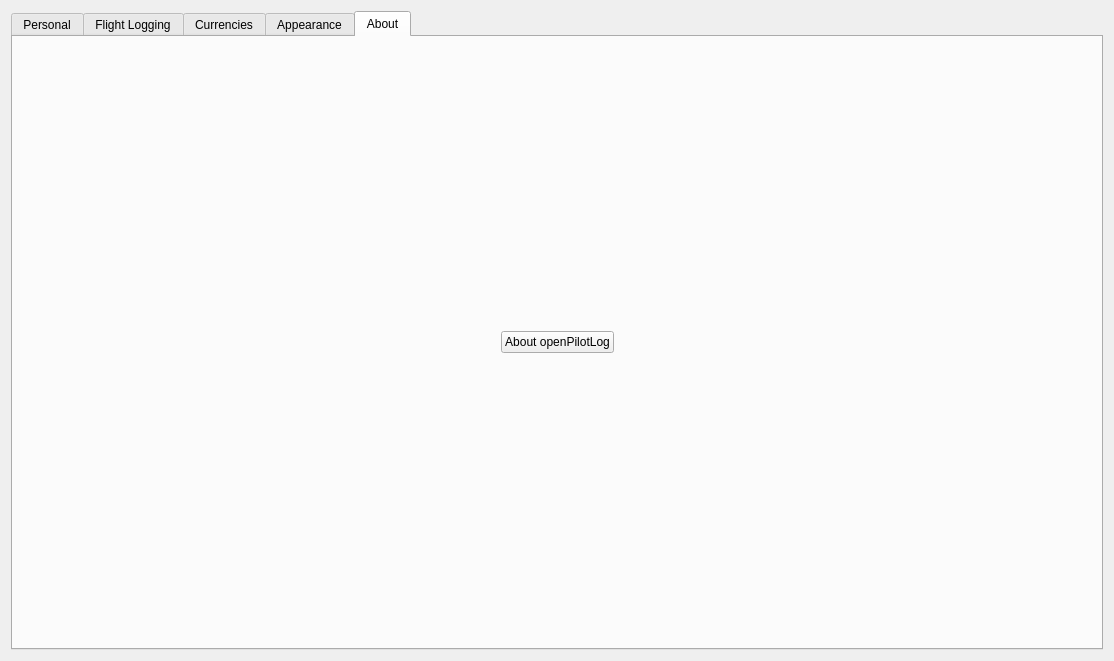
<?xml version="1.0" encoding="UTF-8"?>
<ui version="4.0">
 <class>SettingsWidget</class>
 <widget class="QWidget" name="SettingsWidget">
  <property name="geometry">
   <rect>
    <x>0</x>
    <y>0</y>
    <width>1114</width>
    <height>661</height>
   </rect>
  </property>
  <property name="windowTitle">
   <string>Form</string>
  </property>
  <layout class="QGridLayout" name="gridLayout_2">
   <item row="0" column="0">
    <widget class="QTabWidget" name="tabWidget">
     <property name="currentIndex">
      <number>4</number>
     </property>
     <widget class="QWidget" name="personalTab">
      <attribute name="title">
       <string>Personal</string>
      </attribute>
      <layout class="QGridLayout" name="gridLayout">
       <item row="0" column="1">
        <widget class="QLabel" name="lastNameLabel">
         <property name="text">
          <string>Last Name</string>
         </property>
        </widget>
       </item>
       <item row="0" column="2">
        <widget class="QLineEdit" name="lastnameLineEdit">
         <property name="maxLength">
          <number>40</number>
         </property>
         <property name="placeholderText">
          <string>required</string>
         </property>
        </widget>
       </item>
       <item row="1" column="1">
        <widget class="QLabel" name="firstNameLabel">
         <property name="text">
          <string>First Name</string>
         </property>
        </widget>
       </item>
       <item row="1" column="2">
        <widget class="QLineEdit" name="firstnameLineEdit">
         <property name="maxLength">
          <number>40</number>
         </property>
         <property name="placeholderText">
          <string>required</string>
         </property>
        </widget>
       </item>
       <item row="2" column="1">
        <widget class="QLabel" name="companyLabel">
         <property name="text">
          <string>Company</string>
         </property>
        </widget>
       </item>
       <item row="2" column="2">
        <widget class="QLineEdit" name="companyLineEdit">
         <property name="focusPolicy">
          <enum>Qt::StrongFocus</enum>
         </property>
         <property name="text">
          <string/>
         </property>
         <property name="maxLength">
          <number>40</number>
         </property>
         <property name="placeholderText">
          <string>optional</string>
         </property>
        </widget>
       </item>
       <item row="3" column="1">
        <widget class="QLabel" name="employeeLabel">
         <property name="text">
          <string>Employee ID</string>
         </property>
        </widget>
       </item>
       <item row="3" column="2">
        <widget class="QLineEdit" name="employeeidLineEdit">
         <property name="focusPolicy">
          <enum>Qt::StrongFocus</enum>
         </property>
         <property name="text">
          <string/>
         </property>
         <property name="maxLength">
          <number>40</number>
         </property>
         <property name="placeholderText">
          <string>optional</string>
         </property>
        </widget>
       </item>
       <item row="4" column="1">
        <widget class="QLabel" name="emailLabel">
         <property name="text">
          <string>eMail</string>
         </property>
        </widget>
       </item>
       <item row="4" column="2">
        <widget class="QLineEdit" name="emailLineEdit">
         <property name="maxLength">
          <number>40</number>
         </property>
         <property name="placeholderText">
          <string>optional</string>
         </property>
        </widget>
       </item>
       <item row="5" column="0">
        <spacer name="horizontalSpacer_5">
         <property name="orientation">
          <enum>Qt::Horizontal</enum>
         </property>
         <property name="sizeHint" stdset="0">
          <size>
           <width>191</width>
           <height>20</height>
          </size>
         </property>
        </spacer>
       </item>
       <item row="5" column="1">
        <widget class="QLabel" name="phoneLabel">
         <property name="text">
          <string>Phone</string>
         </property>
        </widget>
       </item>
       <item row="5" column="2">
        <widget class="QLineEdit" name="phoneLineEdit">
         <property name="maxLength">
          <number>40</number>
         </property>
         <property name="placeholderText">
          <string>optional</string>
         </property>
        </widget>
       </item>
       <item row="5" column="3">
        <spacer name="horizontalSpacer_6">
         <property name="orientation">
          <enum>Qt::Horizontal</enum>
         </property>
         <property name="sizeHint" stdset="0">
          <size>
           <width>191</width>
           <height>20</height>
          </size>
         </property>
        </spacer>
       </item>
      </layout>
     </widget>
     <widget class="QWidget" name="flightLoggingTab">
      <attribute name="title">
       <string>Flight Logging</string>
      </attribute>
      <layout class="QGridLayout" name="gridLayout_5">
       <item row="0" column="1">
        <widget class="QLabel" name="functionLabel">
         <property name="toolTip">
          <string>&lt;html&gt;&lt;head/&gt;&lt;body&gt;&lt;p&gt;Default function for auto-logging&lt;/p&gt;&lt;/body&gt;&lt;/html&gt;</string>
         </property>
         <property name="text">
          <string>Function</string>
         </property>
        </widget>
       </item>
       <item row="0" column="2">
        <widget class="QComboBox" name="functionComboBox"/>
       </item>
       <item row="1" column="1">
        <widget class="QLabel" name="rulesLabel">
         <property name="toolTip">
          <string>&lt;html&gt;&lt;head/&gt;&lt;body&gt;&lt;p&gt;Default Flight Rules for auto-logging&lt;/p&gt;&lt;/body&gt;&lt;/html&gt;</string>
         </property>
         <property name="text">
          <string>Flight Rules</string>
         </property>
        </widget>
       </item>
       <item row="1" column="2">
        <widget class="QComboBox" name="rulesComboBox">
         <item>
          <property name="text">
           <string>VFR</string>
          </property>
         </item>
         <item>
          <property name="text">
           <string>IFR</string>
          </property>
         </item>
        </widget>
       </item>
       <item row="2" column="0">
        <spacer name="horizontalSpacer_3">
         <property name="orientation">
          <enum>Qt::Horizontal</enum>
         </property>
         <property name="sizeHint" stdset="0">
          <size>
           <width>176</width>
           <height>20</height>
          </size>
         </property>
        </spacer>
       </item>
       <item row="2" column="1">
        <widget class="QLabel" name="approachLabel">
         <property name="toolTip">
          <string>&lt;html&gt;&lt;head/&gt;&lt;body&gt;&lt;p&gt;The default approach for auto-logging&lt;/p&gt;&lt;/body&gt;&lt;/html&gt;</string>
         </property>
         <property name="text">
          <string>Approach</string>
         </property>
        </widget>
       </item>
       <item row="2" column="2">
        <widget class="QComboBox" name="approachComboBox"/>
       </item>
       <item row="2" column="3">
        <spacer name="horizontalSpacer_4">
         <property name="orientation">
          <enum>Qt::Horizontal</enum>
         </property>
         <property name="sizeHint" stdset="0">
          <size>
           <width>175</width>
           <height>20</height>
          </size>
         </property>
        </spacer>
       </item>
       <item row="3" column="1">
        <widget class="QLabel" name="nightLabel">
         <property name="toolTip">
          <string>&lt;html&gt;&lt;head/&gt;&lt;body&gt;&lt;p&gt;Determines how (if) night time is automatically calculated. &lt;/p&gt;&lt;/body&gt;&lt;/html&gt;</string>
         </property>
         <property name="whatsThis">
          <string>&lt;html&gt;&lt;head/&gt;&lt;body&gt;&lt;p&gt;&lt;br/&gt;&lt;/p&gt;&lt;/body&gt;&lt;/html&gt;</string>
         </property>
         <property name="text">
          <string>Night Time</string>
         </property>
        </widget>
       </item>
       <item row="3" column="2">
        <widget class="QComboBox" name="nightComboBox">
         <property name="toolTip">
          <string>&lt;html&gt;&lt;head/&gt;&lt;body&gt;&lt;p&gt;EASA: End of civil evening twilight until beginning of civil morning twilight&lt;/p&gt;&lt;p&gt;SR/SS: From sunrise to sunset.&lt;/p&gt;&lt;/body&gt;&lt;/html&gt;</string>
         </property>
         <property name="whatsThis">
          <string>&lt;html&gt;&lt;head/&gt;&lt;body&gt;&lt;p&gt;EASA: End of civil evening twilight until beginning of civil morning twilight&lt;/p&gt;&lt;p&gt;SR/SS: From sunrise to sunset.&lt;/p&gt;&lt;/body&gt;&lt;/html&gt;</string>
         </property>
         <item>
          <property name="text">
           <string>NO</string>
          </property>
         </item>
         <item>
          <property name="text">
           <string>YES (EASA)</string>
          </property>
         </item>
         <item>
          <property name="text">
           <string>YES (SR/SS)</string>
          </property>
         </item>
        </widget>
       </item>
       <item row="4" column="1">
        <widget class="QLabel" name="prefixLabel">
         <property name="toolTip">
          <string>&lt;html&gt;&lt;head/&gt;&lt;body&gt;&lt;p&gt;Enter you airline Prefix to speed up logging of flight numbers&lt;/p&gt;&lt;/body&gt;&lt;/html&gt;</string>
         </property>
         <property name="text">
          <string>Airline Prefix</string>
         </property>
        </widget>
       </item>
       <item row="4" column="2">
        <widget class="QLineEdit" name="prefixLineEdit">
         <property name="maxLength">
          <number>10</number>
         </property>
         <property name="placeholderText">
          <string>optional</string>
         </property>
        </widget>
       </item>
      </layout>
     </widget>
     <widget class="QWidget" name="currenciesTab">
      <attribute name="title">
       <string>Currencies</string>
      </attribute>
      <layout class="QGridLayout" name="gridLayout_6">
       <item row="3" column="3">
        <widget class="QCheckBox" name="currToLdgCheckBox">
         <property name="minimumSize">
          <size>
           <width>140</width>
           <height>0</height>
          </size>
         </property>
         <property name="layoutDirection">
          <enum>Qt::LeftToRight</enum>
         </property>
         <property name="text">
          <string/>
         </property>
        </widget>
       </item>
       <item row="8" column="0">
        <widget class="QLineEdit" name="currCustom1LineEdit">
         <property name="minimumSize">
          <size>
           <width>280</width>
           <height>0</height>
          </size>
         </property>
         <property name="text">
          <string/>
         </property>
         <property name="placeholderText">
          <string>custom currency</string>
         </property>
        </widget>
       </item>
       <item row="5" column="3">
        <widget class="QCheckBox" name="currTrCheckBox">
         <property name="minimumSize">
          <size>
           <width>140</width>
           <height>0</height>
          </size>
         </property>
         <property name="layoutDirection">
          <enum>Qt::LeftToRight</enum>
         </property>
         <property name="text">
          <string/>
         </property>
        </widget>
       </item>
       <item row="3" column="0">
        <widget class="QLabel" name="currToLdgLabel">
         <property name="minimumSize">
          <size>
           <width>280</width>
           <height>0</height>
          </size>
         </property>
         <property name="text">
          <string>Take-off / Landing (days)</string>
         </property>
        </widget>
       </item>
       <item row="1" column="1">
        <spacer name="verticalSpacer">
         <property name="orientation">
          <enum>Qt::Vertical</enum>
         </property>
         <property name="sizeHint" stdset="0">
          <size>
           <width>20</width>
           <height>168</height>
          </size>
         </property>
        </spacer>
       </item>
       <item row="4" column="2">
        <widget class="QDateEdit" name="currLicDateEdit">
         <property name="minimumSize">
          <size>
           <width>140</width>
           <height>0</height>
          </size>
         </property>
         <property name="currentSection">
          <enum>QDateTimeEdit::MonthSection</enum>
         </property>
         <property name="displayFormat">
          <string>MM/dd/yyyy</string>
         </property>
         <property name="calendarPopup">
          <bool>true</bool>
         </property>
         <property name="timeSpec">
          <enum>Qt::UTC</enum>
         </property>
         <property name="date">
          <date>
           <year>2020</year>
           <month>1</month>
           <day>1</day>
          </date>
         </property>
        </widget>
       </item>
       <item row="5" column="2">
        <widget class="QDateEdit" name="currTrDateEdit">
         <property name="minimumSize">
          <size>
           <width>140</width>
           <height>0</height>
          </size>
         </property>
         <property name="currentSection">
          <enum>QDateTimeEdit::MonthSection</enum>
         </property>
         <property name="displayFormat">
          <string>MM/dd/yyyy</string>
         </property>
         <property name="calendarPopup">
          <bool>true</bool>
         </property>
         <property name="timeSpec">
          <enum>Qt::UTC</enum>
         </property>
         <property name="date">
          <date>
           <year>2020</year>
           <month>1</month>
           <day>1</day>
          </date>
         </property>
        </widget>
       </item>
       <item row="9" column="3">
        <widget class="QCheckBox" name="currCustom2CheckBox">
         <property name="minimumSize">
          <size>
           <width>140</width>
           <height>0</height>
          </size>
         </property>
         <property name="layoutDirection">
          <enum>Qt::LeftToRight</enum>
         </property>
         <property name="text">
          <string/>
         </property>
        </widget>
       </item>
       <item row="7" column="2">
        <widget class="QDateEdit" name="currMedDateEdit">
         <property name="minimumSize">
          <size>
           <width>140</width>
           <height>0</height>
          </size>
         </property>
         <property name="currentSection">
          <enum>QDateTimeEdit::MonthSection</enum>
         </property>
         <property name="displayFormat">
          <string>MM/dd/yyyy</string>
         </property>
         <property name="calendarPopup">
          <bool>true</bool>
         </property>
         <property name="timeSpec">
          <enum>Qt::UTC</enum>
         </property>
         <property name="date">
          <date>
           <year>2020</year>
           <month>1</month>
           <day>1</day>
          </date>
         </property>
        </widget>
       </item>
       <item row="3" column="2">
        <widget class="QSpinBox" name="currToLdgSpinBox">
         <property name="toolTip">
          <string>&lt;html&gt;&lt;head/&gt;&lt;body&gt;&lt;p&gt;Number of days for TO/LDG currency. Default 90&lt;/p&gt;&lt;/body&gt;&lt;/html&gt;</string>
         </property>
         <property name="value">
          <number>90</number>
         </property>
        </widget>
       </item>
       <item row="7" column="0">
        <widget class="QLabel" name="currMedLabel">
         <property name="minimumSize">
          <size>
           <width>280</width>
           <height>0</height>
          </size>
         </property>
         <property name="text">
          <string>Medical</string>
         </property>
        </widget>
       </item>
       <item row="8" column="3">
        <widget class="QCheckBox" name="currCustom1CheckBox">
         <property name="minimumSize">
          <size>
           <width>140</width>
           <height>0</height>
          </size>
         </property>
         <property name="layoutDirection">
          <enum>Qt::LeftToRight</enum>
         </property>
         <property name="text">
          <string/>
         </property>
        </widget>
       </item>
       <item row="9" column="0">
        <widget class="QLineEdit" name="currCustom2LineEdit">
         <property name="minimumSize">
          <size>
           <width>280</width>
           <height>0</height>
          </size>
         </property>
         <property name="placeholderText">
          <string>custom currency</string>
         </property>
        </widget>
       </item>
       <item row="6" column="2">
        <widget class="QDateEdit" name="currLckDateEdit">
         <property name="minimumSize">
          <size>
           <width>140</width>
           <height>0</height>
          </size>
         </property>
         <property name="currentSection">
          <enum>QDateTimeEdit::MonthSection</enum>
         </property>
         <property name="displayFormat">
          <string>MM/dd/yyyy</string>
         </property>
         <property name="calendarPopup">
          <bool>true</bool>
         </property>
         <property name="timeSpec">
          <enum>Qt::UTC</enum>
         </property>
         <property name="date">
          <date>
           <year>2020</year>
           <month>1</month>
           <day>1</day>
          </date>
         </property>
        </widget>
       </item>
       <item row="6" column="0">
        <widget class="QLabel" name="currLckLabel">
         <property name="minimumSize">
          <size>
           <width>280</width>
           <height>0</height>
          </size>
         </property>
         <property name="text">
          <string>Line Check</string>
         </property>
        </widget>
       </item>
       <item row="5" column="0">
        <widget class="QLabel" name="currTrLabel">
         <property name="minimumSize">
          <size>
           <width>280</width>
           <height>0</height>
          </size>
         </property>
         <property name="text">
          <string>Type Rating</string>
         </property>
        </widget>
       </item>
       <item row="4" column="0">
        <widget class="QLabel" name="currLicLabel">
         <property name="minimumSize">
          <size>
           <width>280</width>
           <height>0</height>
          </size>
         </property>
         <property name="text">
          <string>Licence</string>
         </property>
        </widget>
       </item>
       <item row="6" column="3">
        <widget class="QCheckBox" name="currLckCheckBox">
         <property name="minimumSize">
          <size>
           <width>140</width>
           <height>0</height>
          </size>
         </property>
         <property name="layoutDirection">
          <enum>Qt::LeftToRight</enum>
         </property>
         <property name="text">
          <string/>
         </property>
        </widget>
       </item>
       <item row="10" column="1">
        <spacer name="verticalSpacer_2">
         <property name="orientation">
          <enum>Qt::Vertical</enum>
         </property>
         <property name="sizeHint" stdset="0">
          <size>
           <width>20</width>
           <height>167</height>
          </size>
         </property>
        </spacer>
       </item>
       <item row="9" column="2">
        <widget class="QDateEdit" name="currCustom2DateEdit">
         <property name="minimumSize">
          <size>
           <width>140</width>
           <height>0</height>
          </size>
         </property>
         <property name="currentSection">
          <enum>QDateTimeEdit::MonthSection</enum>
         </property>
         <property name="displayFormat">
          <string>MM/dd/yyyy</string>
         </property>
         <property name="calendarPopup">
          <bool>true</bool>
         </property>
         <property name="timeSpec">
          <enum>Qt::UTC</enum>
         </property>
         <property name="date">
          <date>
           <year>2020</year>
           <month>1</month>
           <day>1</day>
          </date>
         </property>
        </widget>
       </item>
       <item row="4" column="3">
        <widget class="QCheckBox" name="currLicCheckBox">
         <property name="minimumSize">
          <size>
           <width>140</width>
           <height>0</height>
          </size>
         </property>
         <property name="layoutDirection">
          <enum>Qt::LeftToRight</enum>
         </property>
         <property name="text">
          <string/>
         </property>
        </widget>
       </item>
       <item row="8" column="2">
        <widget class="QDateEdit" name="currCustom1DateEdit">
         <property name="minimumSize">
          <size>
           <width>140</width>
           <height>0</height>
          </size>
         </property>
         <property name="currentSection">
          <enum>QDateTimeEdit::MonthSection</enum>
         </property>
         <property name="displayFormat">
          <string>MM/dd/yyyy</string>
         </property>
         <property name="calendarPopup">
          <bool>true</bool>
         </property>
         <property name="timeSpec">
          <enum>Qt::UTC</enum>
         </property>
         <property name="date">
          <date>
           <year>2020</year>
           <month>1</month>
           <day>1</day>
          </date>
         </property>
        </widget>
       </item>
       <item row="7" column="3">
        <widget class="QCheckBox" name="currMedCheckBox">
         <property name="minimumSize">
          <size>
           <width>140</width>
           <height>0</height>
          </size>
         </property>
         <property name="layoutDirection">
          <enum>Qt::LeftToRight</enum>
         </property>
         <property name="text">
          <string/>
         </property>
        </widget>
       </item>
       <item row="2" column="3">
        <widget class="QLabel" name="headerShowLabel">
         <property name="minimumSize">
          <size>
           <width>140</width>
           <height>0</height>
          </size>
         </property>
         <property name="text">
          <string>Show on Home Page</string>
         </property>
         <property name="alignment">
          <set>Qt::AlignBottom|Qt::AlignLeading|Qt::AlignLeft</set>
         </property>
        </widget>
       </item>
      </layout>
     </widget>
     <widget class="QWidget" name="appearanceTab">
      <attribute name="title">
       <string>Appearance</string>
      </attribute>
      <layout class="QGridLayout" name="gridLayout_4">
       <item row="0" column="0">
        <widget class="QLabel" name="styleLabel">
         <property name="sizePolicy">
          <sizepolicy hsizetype="Minimum" vsizetype="Minimum">
           <horstretch>0</horstretch>
           <verstretch>0</verstretch>
          </sizepolicy>
         </property>
         <property name="text">
          <string>Style</string>
         </property>
        </widget>
       </item>
       <item row="0" column="1">
        <widget class="QPushButton" name="resetStylePushButton">
         <property name="text">
          <string>Reset to Default</string>
         </property>
        </widget>
       </item>
       <item row="0" column="2">
        <widget class="QComboBox" name="styleComboBox"/>
       </item>
       <item row="1" column="0">
        <widget class="QLabel" name="fontLabel">
         <property name="text">
          <string>Font</string>
         </property>
        </widget>
       </item>
       <item row="1" column="1">
        <widget class="QCheckBox" name="fontCheckBox">
         <property name="text">
          <string>Use System Font</string>
         </property>
         <property name="checked">
          <bool>true</bool>
         </property>
        </widget>
       </item>
       <item row="1" column="2">
        <widget class="QFontComboBox" name="fontComboBox">
         <property name="enabled">
          <bool>false</bool>
         </property>
        </widget>
       </item>
       <item row="1" column="3">
        <widget class="QSpinBox" name="fontSpinBox">
         <property name="enabled">
          <bool>false</bool>
         </property>
         <property name="maximumSize">
          <size>
           <width>80</width>
           <height>16777215</height>
          </size>
         </property>
         <property name="minimum">
          <number>8</number>
         </property>
         <property name="maximum">
          <number>18</number>
         </property>
         <property name="value">
          <number>10</number>
         </property>
        </widget>
       </item>
       <item row="2" column="0">
        <widget class="QLabel" name="pilotSortLabel">
         <property name="sizePolicy">
          <sizepolicy hsizetype="Minimum" vsizetype="Minimum">
           <horstretch>0</horstretch>
           <verstretch>0</verstretch>
          </sizepolicy>
         </property>
         <property name="toolTip">
          <string>&lt;html&gt;&lt;head/&gt;&lt;body&gt;&lt;p&gt;Determines by which column to sort the display of Pilots in the Pilots Tab.&lt;/p&gt;&lt;/body&gt;&lt;/html&gt;</string>
         </property>
         <property name="whatsThis">
          <string>&lt;html&gt;&lt;head/&gt;&lt;body&gt;&lt;p&gt;Determines by which column to sort the display of Pilots in the Pilots Tab.&lt;/p&gt;&lt;/body&gt;&lt;/html&gt;</string>
         </property>
         <property name="text">
          <string>Sort Pilots by</string>
         </property>
        </widget>
       </item>
       <item row="2" column="2">
        <widget class="QComboBox" name="pilotSortComboBox">
         <property name="toolTip">
          <string>&lt;html&gt;&lt;head/&gt;&lt;body&gt;&lt;p&gt;Determines by which column to sort the display of Pilots in the Pilots Tab.&lt;/p&gt;&lt;/body&gt;&lt;/html&gt;</string>
         </property>
         <item>
          <property name="text">
           <string>Last Name</string>
          </property>
         </item>
         <item>
          <property name="text">
           <string>First Name</string>
          </property>
         </item>
         <item>
          <property name="text">
           <string>Company</string>
          </property>
         </item>
        </widget>
       </item>
       <item row="3" column="0">
        <widget class="QLabel" name="acftSortLabel">
         <property name="sizePolicy">
          <sizepolicy hsizetype="Minimum" vsizetype="Minimum">
           <horstretch>0</horstretch>
           <verstretch>0</verstretch>
          </sizepolicy>
         </property>
         <property name="toolTip">
          <string>&lt;html&gt;&lt;head/&gt;&lt;body&gt;&lt;p&gt;Determines by which column to sort the display of Aircaft in the Aircraft Tab.&lt;/p&gt;&lt;/body&gt;&lt;/html&gt;</string>
         </property>
         <property name="whatsThis">
          <string>&lt;html&gt;&lt;head/&gt;&lt;body&gt;&lt;p&gt;Determines by which column to sort the display of Aircaft in the Aircraft Tab.&lt;/p&gt;&lt;/body&gt;&lt;/html&gt;</string>
         </property>
         <property name="text">
          <string>Sort Aircraft by</string>
         </property>
        </widget>
       </item>
       <item row="3" column="2">
        <widget class="QComboBox" name="acftSortComboBox">
         <property name="toolTip">
          <string>&lt;html&gt;&lt;head/&gt;&lt;body&gt;&lt;p&gt;Determines by which column to sort the display of Aircaft in the Aircraft Tab.&lt;/p&gt;&lt;/body&gt;&lt;/html&gt;</string>
         </property>
         <item>
          <property name="text">
           <string>Registration</string>
          </property>
         </item>
         <item>
          <property name="text">
           <string>Type</string>
          </property>
         </item>
         <item>
          <property name="text">
           <string>Company</string>
          </property>
         </item>
        </widget>
       </item>
       <item row="4" column="0">
        <widget class="QLabel" name="logbookViewLabel">
         <property name="sizePolicy">
          <sizepolicy hsizetype="Minimum" vsizetype="Minimum">
           <horstretch>0</horstretch>
           <verstretch>0</verstretch>
          </sizepolicy>
         </property>
         <property name="toolTip">
          <string>&lt;html&gt;&lt;head/&gt;&lt;body&gt;&lt;p&gt;Determines how your logbook is displayed in the logbook tab. This has no influence on what details are logged, just on what is displayed by default.&lt;/p&gt;&lt;/body&gt;&lt;/html&gt;</string>
         </property>
         <property name="whatsThis">
          <string>&lt;html&gt;&lt;head/&gt;&lt;body&gt;&lt;p&gt;Determines how your logbook is displayed in the logbook tab. This has no influence on what details are logged, just on what is displayed by default.&lt;/p&gt;&lt;/body&gt;&lt;/html&gt;</string>
         </property>
         <property name="text">
          <string>Logbook Dispay</string>
         </property>
        </widget>
       </item>
       <item row="4" column="2">
        <widget class="QComboBox" name="logbookViewComboBox">
         <property name="toolTip">
          <string>&lt;html&gt;&lt;head/&gt;&lt;body&gt;&lt;p&gt;Determines how your logbook is displayed in the logbook tab. This has no influence on what details are logged, just on what is displayed by default.&lt;/p&gt;&lt;/body&gt;&lt;/html&gt;</string>
         </property>
         <item>
          <property name="text">
           <string>Default</string>
          </property>
         </item>
         <item>
          <property name="text">
           <string>EASA Part-FCL</string>
          </property>
         </item>
        </widget>
       </item>
       <item row="5" column="0">
        <widget class="QLabel" name="aliasLabel">
         <property name="toolTip">
          <string>&lt;html&gt;&lt;head/&gt;&lt;body&gt;&lt;p&gt;How your own name is displayed in your logbook&lt;/p&gt;&lt;/body&gt;&lt;/html&gt;</string>
         </property>
         <property name="text">
          <string>Show own name as</string>
         </property>
        </widget>
       </item>
       <item row="5" column="2">
        <widget class="QComboBox" name="aliasComboBox">
         <item>
          <property name="text">
           <string>self</string>
          </property>
         </item>
         <item>
          <property name="text">
           <string>SELF</string>
          </property>
         </item>
         <item>
          <property name="text">
           <string>Lastname, Firstname</string>
          </property>
         </item>
        </widget>
       </item>
       <item row="6" column="0">
        <widget class="QLabel" name="languageLabel">
         <property name="text">
          <string>Language</string>
         </property>
        </widget>
       </item>
       <item row="6" column="2">
        <widget class="QComboBox" name="languageComboBox"/>
       </item>
      </layout>
     </widget>
     <widget class="QWidget" name="aboutTab">
      <attribute name="title">
       <string>About</string>
      </attribute>
      <layout class="QGridLayout" name="gridLayout_3">
       <item row="0" column="0">
        <spacer name="horizontalSpacer_7">
         <property name="orientation">
          <enum>Qt::Horizontal</enum>
         </property>
         <property name="sizeHint" stdset="0">
          <size>
           <width>259</width>
           <height>20</height>
          </size>
         </property>
        </spacer>
       </item>
       <item row="0" column="1">
        <widget class="QPushButton" name="aboutPushButton">
         <property name="text">
          <string>About openPilotLog</string>
         </property>
        </widget>
       </item>
       <item row="0" column="2">
        <spacer name="horizontalSpacer_8">
         <property name="orientation">
          <enum>Qt::Horizontal</enum>
         </property>
         <property name="sizeHint" stdset="0">
          <size>
           <width>259</width>
           <height>20</height>
          </size>
         </property>
        </spacer>
       </item>
      </layout>
     </widget>
    </widget>
   </item>
  </layout>
 </widget>
 <resources/>
 <connections/>
</ui>
